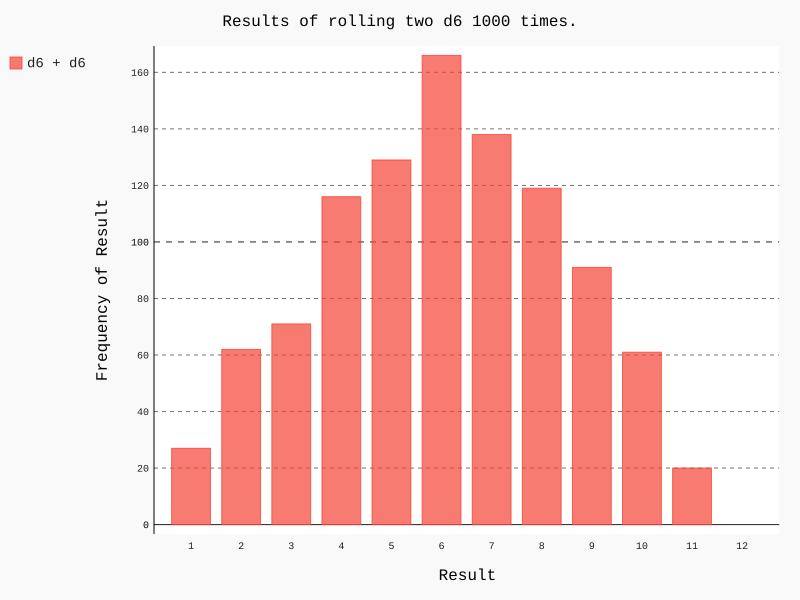

Source code (Python):
from die import die
import pygal

# Create two d6 dice.

die_1 = die()
die_2 = die()

# Make some rolls , and store the results in a list.
results = []
for roll_num in range(1000):
    result = die_1.roll() + die_2.roll()
    results.append(result)

# Analyze the results.
frequencies = []
max_result = die_1.num_sides + die_2.num_sides

for value in range(2, max_result+1):
    frequency = results.count(value)
    frequencies.append(frequency)

#Visualize the results.
hist = pygal.Bar()

hist.title = "Results of rolling two d6 1000 times."
hist.x_labels = ['1','2','3','4','5','6','7','8','9','10','11','12']
hist.x_title = "Result"
hist.y_title = "Frequency of Result"

hist.add('d6 + d6',frequencies)
hist.render_to_file('dice_visual.svg')
